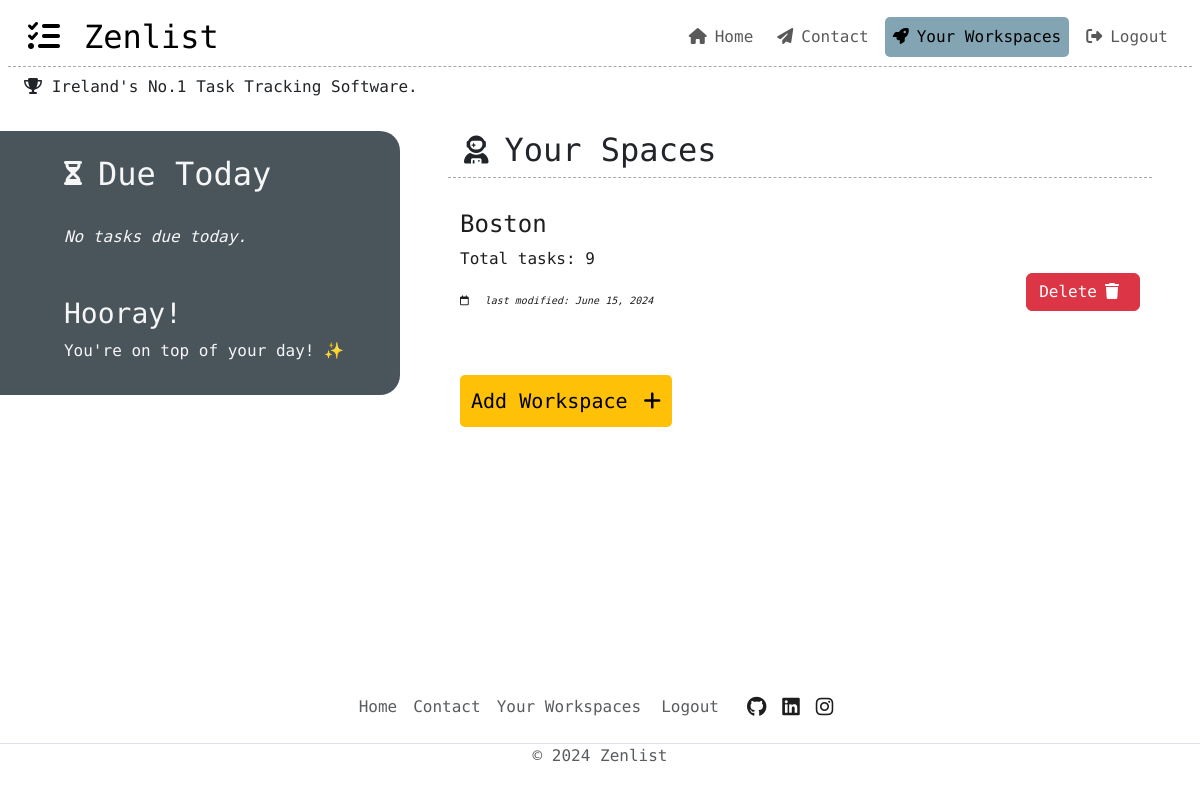
The page /workspaces/ (signed in) on the database its author committed.
### workspace/models.py (models this page shows, shortened)
class Workspace(models.Model):
    title = models.CharField(max_length=50, unique=True)
    slug = models.SlugField(max_length=200, unique=True)
    creator = models.ForeignKey(
        User,
        on_delete=models.CASCADE,
        related_name='creator'
    )
    created_on = models.DateField(auto_now_add=True)
    updated_on = models.DateField(null=True)
    class Meta:
        ordering = ["-created_on"]

### workspace/views.py (the view, shortened to what this page needs)
# urls.py: path('', views.WorkspaceListView.as_view(), name='spaces'),
class WorkspaceListView(generic.ListView):
    model = Workspace
    template_name = 'workspace/ws_list.html'
    def get_queryset(self):
        user_workspaces = Workspace.objects.filter(creator=self.request.user)
        return user_workspaces
    def get_context_data(self, **kwargs):
        data = super().get_context_data(**kwargs)
        data['user_workspaces'] = Workspace.objects.filter(
                creator=self.request.user
            )
        data['workspace_form'] = WorkspaceForm()
        ws_tasks = self.get_queryset().annotate(
            ws_task_count=Count('workspace_tasks')
        )
        data['ws_tasks'] = ws_tasks.order_by('-created_on')
        due_tasks = self.get_queryset().annotate(
            due_count=Count(
                'workspace_tasks',
                filter=Q(
                    workspace_tasks__due_date=timezone.now().date()
                )
            )
        )
        none_due = all(amount.due_count == 0 for amount in due_tasks)
        for item in due_tasks:
            print(item.due_count)
        print(none_due)
        data['due_tasks'] = due_tasks.order_by('-created_on')
        data['none_due'] = none_due
        return data

### workspace/templates/workspace/ws_list.html (shortened to what this page needs)
{% extends "base.html" %} {% block content %}
{% load static %}
{% if user.is_authenticated %}
  {% if user_workspaces %}
  <div class="container mx-0 mt-2 full-width">
    <div class="row d-flex align-items-start justify-content-between">
      <div class="d-flex col-sm-12 col-lg-4 p-3 white-text due-task-container d-flex justify-content-center mb-5" id="due-task-container">
        {% include 'workspace/_task_analytics.html' %}
      </div>
      <div class="col-sm-12 col-lg-8 px-5">
        <div class="analytic-intro d-flex flex-row align-items-center bb-grey mb-3">
          <h2><i class="fa-solid fa-user-astronaut fa-sm mx-3"></i>Your Spaces</h2>
        </div>
        {% for space in ws_tasks %}
        <div class="container workspace-container mb-5">
          <div class="row d-flex align-items-end justify-content-between">
            <a href="{% url 'full_workspace' space.slug %}" class="workspace-link col-sm-12 col-md-6 py-3">
              <p class="post-title h4">{{ space.title }}</p>
              <p>Total tasks: {{space.ws_task_count}}</p>
              <em class="post-subtitle"><i class="fa-regular fa-calendar me-3"></i>last modified: {{ space.updated_on }}</em>
            </a>
            <div class="button-container button-container-workspace col-sm-12 col-md-6 mb-3">
              <button type="button" data-workspace-id="{{space.id}}" data-workspace-title="{{space.title}}" class="btn btn-delete btn-danger">
                Delete<i class="fa-solid fa-trash px-2"></i>
              </button>
            </div>
          </div>
        </div>
        {% endfor %}
        {% include 'workspace/add_ws_modal.html' %}
      </div>
    </div>
  </div>
  {% endif %}
{% else %}
  <!-- If user isn't authenticated and attempts to access the
    workspaces tab via URL input, redirects to signup page. -->
  {% include 'workspace/signup.html' %}
{% endif %}
{% endblock %}

### static/css/style.css (style rules this page uses)
.post-subtitle { font-size: 10px; }
.white-text { color: rgb(246, 246, 246); }
.workspace-link { color: rgb(29, 29, 29); transition: all 0.4s ease; }
.workspace-container { transition: all 0.2s ease; }
body { font-family: "Source Code Pro", monospace; font-weight: 400; font-style: normal; }
.bb-grey { border-bottom: 1px dashed darkgrey; }
.full-width { min-width: 100%; }
.workspace-container a { text-decoration: none; }
.due-task-container { background-color: rgb(74, 84, 91); border-top-right-radius: 20px; border-bottom-right-radius: 20px; height: 100%; flex-grow: 1; }
@media all and (min-width: 760px) { .button-container-workspace { display: flex; align-items: start; justify-content: end; } }

### rows shown on the page
Workspace: title "Boston", ws_task_count "9", updated_on "June 15, 2024"
